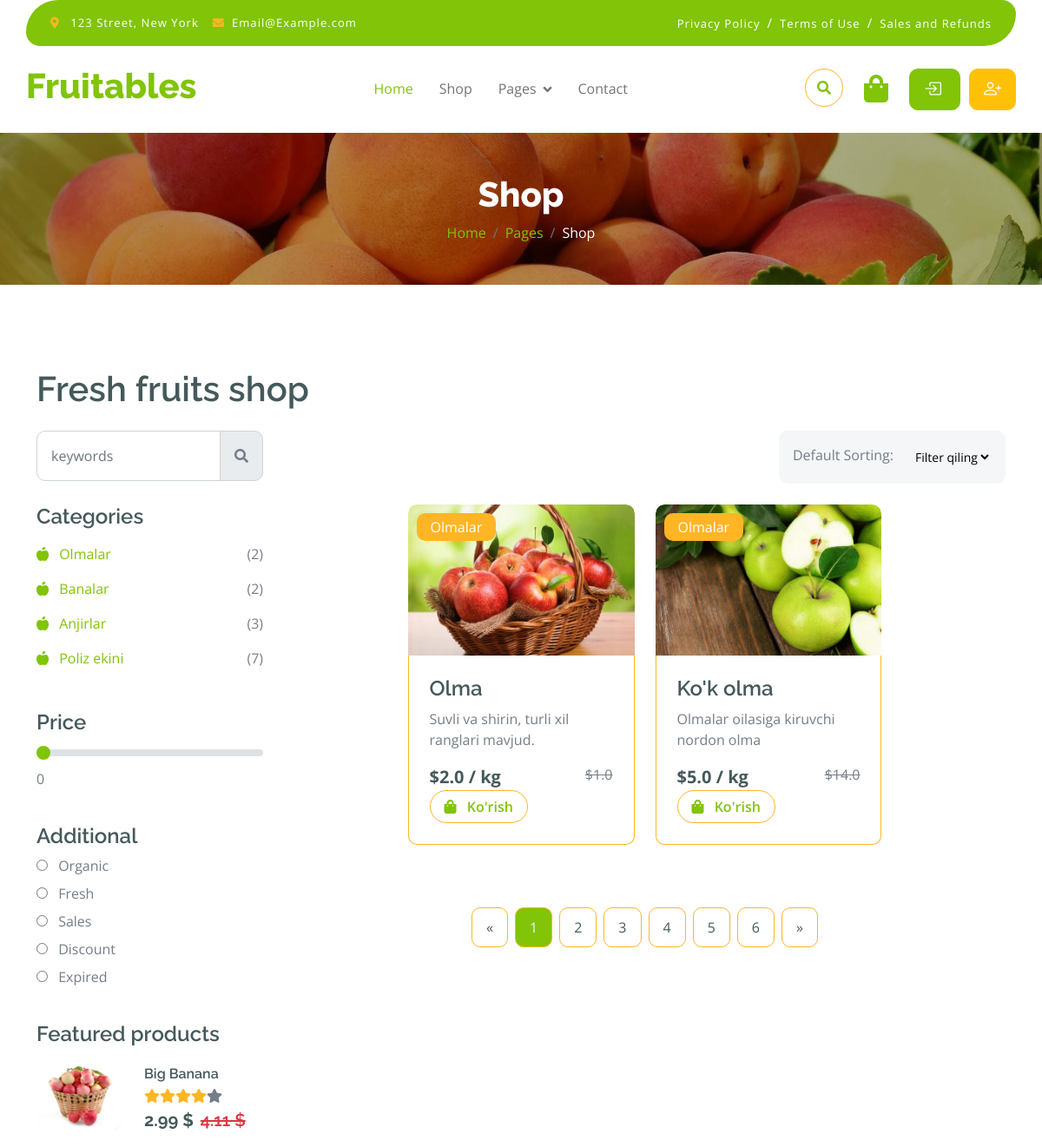
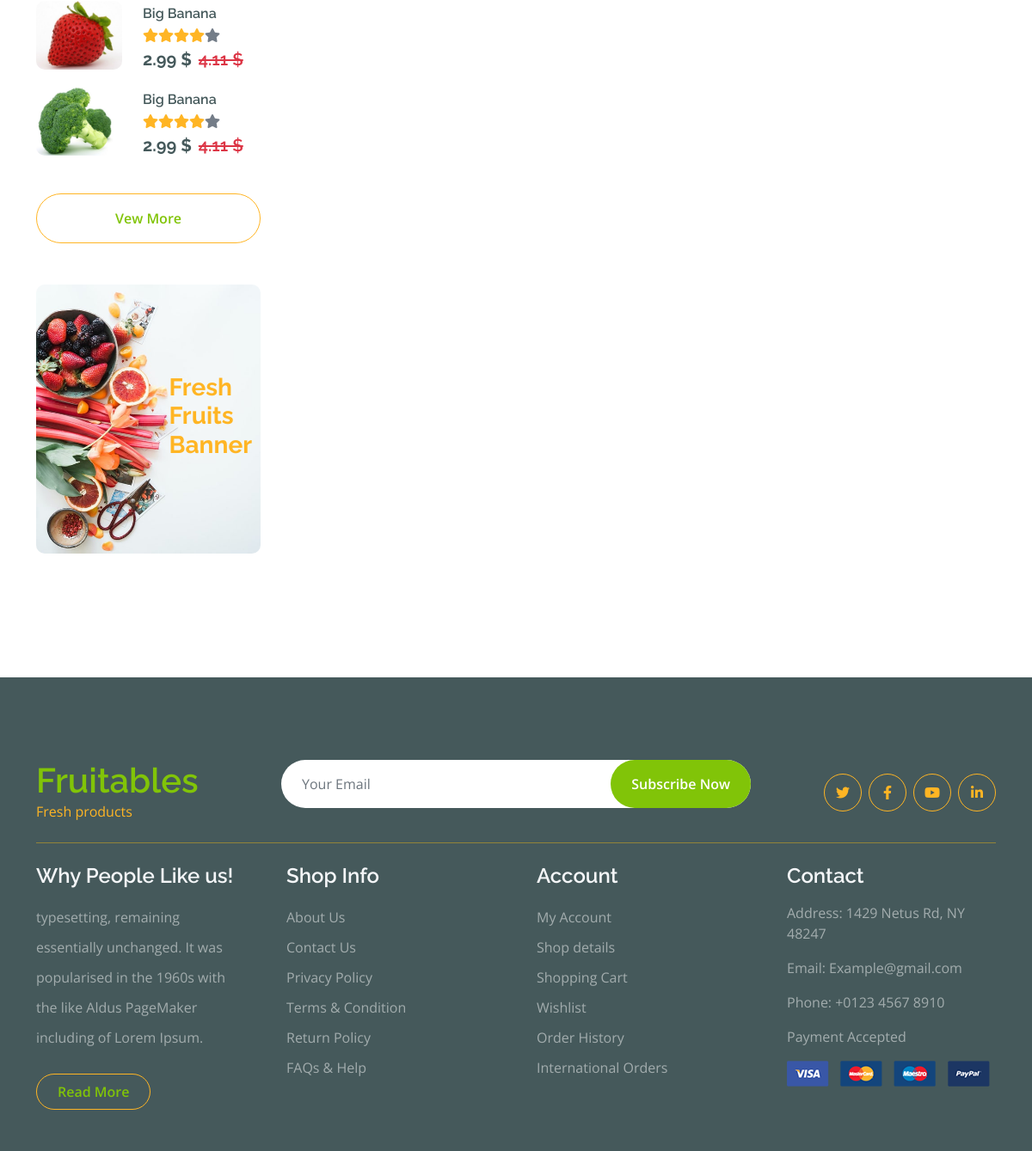
The page /subcategory/3/ on the database its author committed (2 pictures, top to bottom).
### shop/models.py (models this page shows, shortened)
class Category(models.Model):
    name = models.CharField(max_length=50, unique=True, verbose_name="Kategoriya")
    image = models.ImageField(upload_to='categories/', null=True, blank=True)
    slug = models.SlugField(null=True, blank=True)
    parent = models.ForeignKey('self', on_delete=models.CASCADE,
                               null=True, blank=True,
                               related_name='subcategories')

class Product(models.Model):
    category = models.ForeignKey(Category, on_delete=models.CASCADE, verbose_name="Kategoriya")
    filter_choice = models.CharField(max_length=3, choices=FILTER_CHOICES, null=True)
    name = models.CharField(max_length=255, verbose_name="Nomi")
    description = models.TextField(blank=True, null=True)
    price = models.FloatField()
    discount = models.FloatField(null=True, blank=True)
    quantity = models.IntegerField(default=0)
    image = models.ImageField(upload_to='products/', verbose_name="Rasmi")
    slug = models.SlugField(null=True, blank=True)

### shop/views.py (the view)
# urls.py: path('subcategory/<int:id>/', sorting_subcategory_list_view, name='sort_subcategory'),
def sorting_subcategory_list_view(request, id):
    products = Product.objects.filter(category_id=id)
    categories = Category.objects.filter(parent=None)
    context = {
        'products': products,
        'categories': categories
    }
    return render(request, 'shop/all_products.html', context)

### shop/templates/shop/all_products.html (shortened to what this page needs)
{% extends 'base.html' %}
{% block hero %}
<div class="container-fluid page-header py-5">
    <h1 class="text-center text-white display-6">Shop</h1>
    <ol class="breadcrumb justify-content-center mb-0">
        <li class="breadcrumb-item"><a href="#">Home</a></li>
        <li class="breadcrumb-item"><a href="#">Pages</a></li>
        <li class="breadcrumb-item active text-white">Shop</li>
    </ol>
</div>
{% endblock hero %}
{% block main %}
<div class="container-fluid fruite py-5">
    <div class="container py-5">
        <h1 class="mb-4">Fresh fruits shop</h1>
        <div class="row g-4">
            <div class="col-lg-12">
                <div class="row g-4">
                    <div class="col-xl-3">
                        <div class="input-group w-100 mx-auto d-flex">
                            <input type="search" class="form-control p-3" placeholder="keywords"
                                   aria-describedby="search-icon-1">
                            <span id="search-icon-1" class="input-group-text p-3"><i class="fa fa-search"></i></span>
                        </div>
                    </div>
                    <div class="col-6"></div>
                    <div class="col-xl-3">
                        <div class="bg-light ps-3 py-3 rounded d-flex justify-content-between mb-4">
                            <label for="fruits">Default Sorting:</label>
                            <select id="my_select" onchange="redirectToPage()" name="fruitlist"
                                    class="border-0 form-select-sm bg-light me-3">
                                <option value="">Filter qiling</option>
                            </select>
                        </div>
                    </div>
                </div>
                <div class="row g-4">
                    <div class="col-lg-3">
                        <div class="row g-4">
                            <div class="col-lg-12">
                                <div class="mb-3">
                                    <h4>Categories</h4>
                                    <ul class="list-unstyled fruite-categorie">
                                        {% for category in categories %}
                                        {% for subcategories in category.subcategories.all %}
                                        <li>
                                            <div class="d-flex justify-content-between fruite-name">
                                                <a href="{% url 'sort_subcategory' subcategories.id %}"><i class="fas fa-apple-alt me-2"></i>
                                                    {{ subcategories.name }}
                                                </a>
                                                <span>({{ subcategories.product_set.count }})</span>
                                            </div>
                                        </li>
                                        {% endfor %}
                                        {% endfor %}
                                    </ul>
                                </div>
                            </div>
                            <div class="col-lg-12">
                                <div class="mb-3">
                                    <h4 class="mb-2">Price</h4>
                                    <input type="range" class="form-range w-100" id="rangeInput" name="rangeInput"
                                           min="0" max="500" value="0" oninput="amount.value=rangeInput.value">
                                    <output id="amount" name="amount" min-velue="0" max-value="500" for="rangeInput">0
                                    </output>
                                </div>
                            </div>
                            <div class="col-lg-12">
                                <div class="mb-3">
                                    <h4>Additional</h4>
                                    <div class="mb-2">
                                        <input type="radio" class="me-2" id="Categories-1" name="Categories-1"
                                               value="Beverages">
                                        <label for="Categories-1"> Organic</label>
                                    </div>
                                    <div class="mb-2">
                                        <input type="radio" class="me-2" id="Categories-2" name="Categories-1"
                                               value="Beverages">
                                        <label for="Categories-2"> Fresh</label>
                                    </div>
                                    <div class="mb-2">
                                        <input type="radio" class="me-2" id="Categories-3" name="Categories-1"
                                               value="Beverages">
                                        <label for="Categories-3"> Sales</label>
                                    </div>
                                    <div class="mb-2">
                                        <input type="radio" class="me-2" id="Categories-4" name="Categories-1"
                                               value="Beverages">
                                        <label for="Categories-4"> Discount</label>
                                    </div>
                                    <div class="mb-2">
                                        <input type="radio" class="me-2" id="Categories-5" name="Categories-1"
                                               value="Beverages">
                                        <label for="Categories-5"> Expired</label>
                                    </div>
                                </div>
                            </div>
                            <div class="col-lg-12">
                                <h4 class="mb-3">Featured products</h4>
                                <div class="d-flex align-items-center justify-content-start">
                                    <div class="rounded me-4" style="width: 100px; height: 100px;">
                                        <img src="img/featur-1.jpg" class="img-fluid rounded" alt="">
                                    </div>
                                    <div>
                                        <h6 class="mb-2">Big Banana</h6>
                                        <div class="d-flex mb-2">
                                            <i class="fa fa-star text-secondary"></i>
                                            <i class="fa fa-star text-secondary"></i>
                                            <i class="fa fa-star text-secondary"></i>
                                            <i class="fa fa-star text-secondary"></i>
                                            <i class="fa fa-star"></i>
                                        </div>
                                        <div class="d-flex mb-2">
                                            <h5 class="fw-bold me-2">2.99 $</h5>
                                            <h5 class="text-danger text-decoration-line-through">4.11 $</h5>
                                        </div>
                                    </div>
                                </div>
                                <div class="d-flex align-items-center justify-content-start">
                                    <div class="rounded me-4" style="width: 100px; height: 100px;">
                                        <img src="img/featur-2.jpg" class="img-fluid rounded" alt="">
                                    </div>
                                    <div>
                                        <h6 class="mb-2">Big Banana</h6>
                                        <div class="d-flex mb-2">
                                            <i class="fa fa-star text-secondary"></i>
                                            <i class="fa fa-star text-secondary"></i>
                                            <i class="fa fa-star text-secondary"></i>
                                            <i class="fa fa-star text-secondary"></i>
                                            <i class="fa fa-star"></i>
                                        </div>
                                        <div class="d-flex mb-2">
                                            <h5 class="fw-bold me-2">2.99 $</h5>
                                            <h5 class="text-danger text-decoration-line-through">4.11 $</h5>
                                        </div>
                                    </div>
                                </div>
                                <div class="d-flex align-items-center justify-content-start">
                                    <div class="rounded me-4" style="width: 100px; height: 100px;">
                                        <img src="img/featur-3.jpg" class="img-fluid rounded" alt="">
                                    </div>
                                    <div>
                                        <h6 class="mb-2">Big Banana</h6>
                                        <div class="d-flex mb-2">
                                            <i class="fa fa-star text-secondary"></i>
                                            <i class="fa fa-star text-secondary"></i>
                                            <i class="fa fa-star text-secondary"></i>
                                            <i class="fa fa-star text-secondary"></i>
                                            <i class="fa fa-star"></i>
                                        </div>
                                        <div class="d-flex mb-2">
                                            <h5 class="fw-bold me-2">2.99 $</h5>
                                            <h5 class="text-danger text-decoration-line-through">4.11 $</h5>
                                        </div>
                                    </div>
                                </div>
                                <div class="d-flex justify-content-center my-4">
                                    <a href="#"
                                       class="btn border border-secondary px-4 py-3 rounded-pill text-primary w-100">Vew
                                        More</a>
                                </div>
                            </div>
                            <div class="col-lg-12">
                                <div class="position-relative">
                                    <img src="img/banner-fruits.jpg" class="img-fluid w-100 rounded" alt="">
                                    <div class="position-absolute"
                                         style="top: 50%; right: 10px; transform: translateY(-50%);">
                                        <h3 class="text-secondary fw-bold">Fresh <br> Fruits <br> Banner</h3>
                                    </div>
                                </div>
                            </div>
                        </div>
                    </div>
                    <div class="col-lg-9">
                        <div class="row g-4 justify-content-center">
                            {% for product in products %}
                            <div class="col-md-6 col-lg-6 col-xl-4">
                                <div class="rounded position-relative fruite-item">
                                    <div class="fruite-img">
                                        <img src="{{ product.image.url }}" class="img-fluid w-100 rounded-top" alt="">
                                    </div>
                                    <div class="text-white bg-secondary px-3 py-1 rounded position-absolute"
                                         style="top: 10px; left: 10px;">
                                        {{ product.category.name }}
                                    </div>
                                    <div class="p-4 border border-secondary border-top-0 rounded-bottom">
                                        <h4>{{ product.name }}</h4>
                                        <p>{{ product.description|truncatewords:15 }}</p>
                                        <div class="d-flex justify-content-between flex-lg-wrap">
                                            <p class="text-dark fs-5 fw-bold mb-0">${{ product.discount }} / kg</p>
                                            <span class="text-body text-decoration-line-through">${{ product.price }}</span>
                                            <a href="{% url 'product_detail' product.slug %}"
                                               class="btn border border-secondary rounded-pill px-3 text-primary"><i
                                                    class="fa fa-shopping-bag me-2 text-primary"></i> Ko'rish </a>
                                        </div>
                                    </div>
                                </div>
                            </div>
                            {% endfor %}
                            <div class="col-12">
                                <div class="pagination d-flex justify-content-center mt-5">
                                    <a href="#" class="rounded">&laquo;</a>
                                    <a href="#" class="active rounded">1</a>
                                    <a href="#" class="rounded">2</a>
                                    <a href="#" class="rounded">3</a>
                                    <a href="#" class="rounded">4</a>
                                    <a href="#" class="rounded">5</a>
                                    <a href="#" class="rounded">6</a>
                                    <a href="#" class="rounded">&raquo;</a>
                                </div>
                            </div>
                        </div>
                    </div>
                </div>
            </div>
        </div>
    </div>
</div>
{% endblock main %}

### rows shown on the page
Category: name "Olmalar", product_set.count "2"
Category: name "Banalar", product_set.count "2"
Category: name "Anjirlar", product_set.count "3"
Category: name "Poliz ekini", product_set.count "7"
Product: image (picture), category.name "Olmalar", name "Olma", description "Suvli va shirin, turli xil ranglari mavjud.", discount "2.0", price "1.0"
Product: image (picture), category.name "Olmalar", name "Ko'k olma", description "Olmalar oilasiga kiruvchi nordon olma", discount "5.0", price "14.0"
